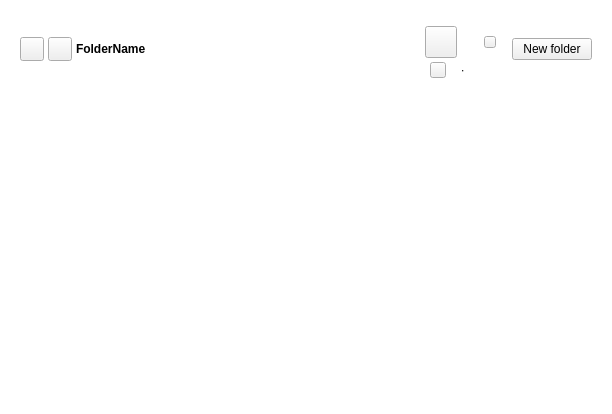
<?xml version="1.0" encoding="UTF-8"?>
<ui version="4.0">
 <class>NodeSelectorTreeViewWidget</class>
 <widget class="QWidget" name="NodeSelectorTreeViewWidget">
  <property name="geometry">
   <rect>
    <x>0</x>
    <y>0</y>
    <width>612</width>
    <height>414</height>
   </rect>
  </property>
  <property name="windowTitle">
   <string notr="true"/>
  </property>
  <property name="styleSheet">
   <string notr="true">#Container
{
background-color: #FFFFFF; /*colorToken.page-background*/
}

QTreeView
{
background-color: #FFFFFF; /*colorToken.page-background*/
color: #303233; /*colorToken.text-primary*/
border: none;
}

#sh_accessContainer
{
border-radius: 4px;
}

#treeViewPage
{
background-color: transparent;
}</string>
  </property>
  <layout class="QVBoxLayout" name="verticalLayout_6">
   <property name="spacing">
    <number>0</number>
   </property>
   <property name="leftMargin">
    <number>0</number>
   </property>
   <property name="topMargin">
    <number>0</number>
   </property>
   <property name="rightMargin">
    <number>0</number>
   </property>
   <property name="bottomMargin">
    <number>0</number>
   </property>
   <item>
    <widget class="QWidget" name="Container" native="true">
     <layout class="QVBoxLayout" name="verticalLayout">
      <property name="spacing">
       <number>0</number>
      </property>
      <property name="leftMargin">
       <number>0</number>
      </property>
      <property name="topMargin">
       <number>0</number>
      </property>
      <property name="rightMargin">
       <number>0</number>
      </property>
      <property name="bottomMargin">
       <number>0</number>
      </property>
      <item>
       <widget class="QWidget" name="header" native="true">
        <property name="minimumSize">
         <size>
          <width>0</width>
          <height>0</height>
         </size>
        </property>
        <property name="maximumSize">
         <size>
          <width>16777215</width>
          <height>16777215</height>
         </size>
        </property>
        <layout class="QHBoxLayout" name="horizontalLayout_2" stretch="0,2,0,0">
         <property name="spacing">
          <number>4</number>
         </property>
         <property name="leftMargin">
          <number>20</number>
         </property>
         <property name="topMargin">
          <number>20</number>
         </property>
         <property name="rightMargin">
          <number>20</number>
         </property>
         <property name="bottomMargin">
          <number>20</number>
         </property>
         <item>
          <widget class="QWidget" name="navigationButtons" native="true">
           <property name="sizePolicy">
            <sizepolicy hsizetype="Fixed" vsizetype="Preferred">
             <horstretch>0</horstretch>
             <verstretch>0</verstretch>
            </sizepolicy>
           </property>
           <layout class="QHBoxLayout" name="horizontalLayout_6">
            <property name="spacing">
             <number>4</number>
            </property>
            <property name="leftMargin">
             <number>0</number>
            </property>
            <property name="topMargin">
             <number>0</number>
            </property>
            <property name="rightMargin">
             <number>0</number>
            </property>
            <property name="bottomMargin">
             <number>0</number>
            </property>
            <item>
             <widget class="TokenizableToolButton" name="bBack">
              <property name="sizePolicy">
               <sizepolicy hsizetype="Fixed" vsizetype="Fixed">
                <horstretch>0</horstretch>
                <verstretch>0</verstretch>
               </sizepolicy>
              </property>
              <property name="minimumSize">
               <size>
                <width>24</width>
                <height>24</height>
               </size>
              </property>
              <property name="maximumSize">
               <size>
                <width>24</width>
                <height>24</height>
               </size>
              </property>
              <property name="cursor">
               <cursorShape>PointingHandCursor</cursorShape>
              </property>
              <property name="text">
               <string notr="true"/>
              </property>
              <property name="icon">
               <iconset resource="../../../gui/Resources_common.qrc">
                <normaloff>:/chevron-left_medium_thin_outline</normaloff>:/chevron-left_medium_thin_outline</iconset>
              </property>
              <property name="iconSize">
               <size>
                <width>24</width>
                <height>24</height>
               </size>
              </property>
              <property name="type" stdset="0">
               <string notr="true">ghost</string>
              </property>
              <property name="disabled_off" stdset="0">
               <string notr="true">icon-disabled</string>
              </property>
             </widget>
            </item>
            <item>
             <widget class="TokenizableToolButton" name="bForward">
              <property name="sizePolicy">
               <sizepolicy hsizetype="Fixed" vsizetype="Fixed">
                <horstretch>0</horstretch>
                <verstretch>0</verstretch>
               </sizepolicy>
              </property>
              <property name="minimumSize">
               <size>
                <width>24</width>
                <height>24</height>
               </size>
              </property>
              <property name="maximumSize">
               <size>
                <width>24</width>
                <height>24</height>
               </size>
              </property>
              <property name="cursor">
               <cursorShape>PointingHandCursor</cursorShape>
              </property>
              <property name="text">
               <string notr="true"/>
              </property>
              <property name="icon">
               <iconset resource="../../../gui/Resources_common.qrc">
                <normaloff>:/chevron-right_medium_thin_outline</normaloff>:/chevron-right_medium_thin_outline</iconset>
              </property>
              <property name="iconSize">
               <size>
                <width>24</width>
                <height>24</height>
               </size>
              </property>
              <property name="type" stdset="0">
               <string notr="true">ghost</string>
              </property>
              <property name="disabled_off" stdset="0">
               <string notr="true">icon-disabled</string>
              </property>
             </widget>
            </item>
           </layout>
          </widget>
         </item>
         <item>
          <widget class="ElidingLabel" name="lFolderName">
           <property name="sizePolicy">
            <sizepolicy hsizetype="Preferred" vsizetype="Preferred">
             <horstretch>0</horstretch>
             <verstretch>0</verstretch>
            </sizepolicy>
           </property>
           <property name="minimumSize">
            <size>
             <width>0</width>
             <height>36</height>
            </size>
           </property>
           <property name="maximumSize">
            <size>
             <width>16777215</width>
             <height>36</height>
            </size>
           </property>
           <property name="font">
            <font>
             <bold>true</bold>
             <strikeout>false</strikeout>
             <kerning>false</kerning>
            </font>
           </property>
           <property name="text">
            <string notr="true">FolderName</string>
           </property>
           <property name="font-size" stdset="0">
            <string notr="true">body-2</string>
           </property>
           <property name="bold" stdset="0">
            <bool>true</bool>
           </property>
          </widget>
         </item>
         <item>
          <widget class="QWidget" name="incomingInfo" native="true">
           <layout class="QVBoxLayout" name="verticalLayout_4">
            <property name="spacing">
             <number>4</number>
            </property>
            <property name="leftMargin">
             <number>0</number>
            </property>
            <property name="topMargin">
             <number>6</number>
            </property>
            <property name="rightMargin">
             <number>0</number>
            </property>
            <property name="bottomMargin">
             <number>0</number>
            </property>
            <item>
             <widget class="QWidget" name="sh_folderNameInfo" native="true">
              <layout class="QHBoxLayout" name="horizontalLayout_5" stretch="0,0,0,0">
               <property name="spacing">
                <number>8</number>
               </property>
               <property name="leftMargin">
                <number>0</number>
               </property>
               <property name="topMargin">
                <number>0</number>
               </property>
               <property name="rightMargin">
                <number>0</number>
               </property>
               <property name="bottomMargin">
                <number>0</number>
               </property>
               <item>
                <widget class="IconLabel" name="sh_folderIcon">
                 <property name="minimumSize">
                  <size>
                   <width>32</width>
                   <height>32</height>
                  </size>
                 </property>
                 <property name="maximumSize">
                  <size>
                   <width>32</width>
                   <height>32</height>
                  </size>
                 </property>
                 <property name="text">
                  <string notr="true"/>
                 </property>
                 <property name="iconSize">
                  <size>
                   <width>32</width>
                   <height>32</height>
                  </size>
                 </property>
                </widget>
               </item>
               <item>
                <widget class="ElidingLabel" name="sh_folderName">
                 <property name="text">
                  <string notr="true"/>
                 </property>
                </widget>
               </item>
               <item>
                <widget class="QWidget" name="sh_accessContainer" native="true">
                 <property name="sizePolicy">
                  <sizepolicy hsizetype="Fixed" vsizetype="Preferred">
                   <horstretch>0</horstretch>
                   <verstretch>0</verstretch>
                  </sizepolicy>
                 </property>
                 <property name="minimumSize">
                  <size>
                   <width>0</width>
                   <height>18</height>
                  </size>
                 </property>
                 <property name="maximumSize">
                  <size>
                   <width>16777215</width>
                   <height>18</height>
                  </size>
                 </property>
                 <property name="styleSheet">
                  <string notr="true">#sh_accessContainer[access = &quot;2&quot;]
{
background-color: #CFFCDB; /*colorToken.notification-success*/
color: #007C3E; /*colorToken.text-success*/
}

#sh_accessContainer[access = &quot;1&quot;]
{
background-color: #DFF4FE; /*colorToken.notification-info*/
color: #0078A4; /*colorToken.text-info*/
}

#sh_accessContainer[access = &quot;0&quot;]
{
background-color: #E4E4E5; /*colorToken.surface-3*/
color: #616366; /*colorToken.text-secondary*/
}</string>
                 </property>
                 <layout class="QHBoxLayout" name="horizontalLayout_7">
                  <property name="spacing">
                   <number>1</number>
                  </property>
                  <property name="leftMargin">
                   <number>4</number>
                  </property>
                  <property name="topMargin">
                   <number>3</number>
                  </property>
                  <property name="rightMargin">
                   <number>4</number>
                  </property>
                  <property name="bottomMargin">
                   <number>3</number>
                  </property>
                  <item>
                   <widget class="IconLabel" name="sh_accessIcon">
                    <property name="minimumSize">
                     <size>
                      <width>12</width>
                      <height>12</height>
                     </size>
                    </property>
                    <property name="maximumSize">
                     <size>
                      <width>12</width>
                      <height>12</height>
                     </size>
                    </property>
                    <property name="text">
                     <string notr="true"/>
                    </property>
                    <property name="icon">
                     <iconset resource="../../../gui/Resources_common.qrc">
                      <normaloff>:/star_small_thin_outline</normaloff>:/star_small_thin_outline</iconset>
                    </property>
                    <property name="iconSize">
                     <size>
                      <width>12</width>
                      <height>12</height>
                     </size>
                    </property>
                    <property name="normal_off" stdset="0">
                     <string notr="true">text-success</string>
                    </property>
                   </widget>
                  </item>
                  <item>
                   <widget class="QLabel" name="sh_accessLabel">
                    <property name="sizePolicy">
                     <sizepolicy hsizetype="Fixed" vsizetype="Preferred">
                      <horstretch>0</horstretch>
                      <verstretch>0</verstretch>
                     </sizepolicy>
                    </property>
                    <property name="text">
                     <string notr="true"/>
                    </property>
                    <property name="font-size" stdset="0">
                     <string notr="true">caption</string>
                    </property>
                   </widget>
                  </item>
                 </layout>
                </widget>
               </item>
               <item>
                <spacer name="horizontalSpacer_7">
                 <property name="orientation">
                  <enum>Qt::Horizontal</enum>
                 </property>
                 <property name="sizeHint" stdset="0">
                  <size>
                   <width>0</width>
                   <height>0</height>
                  </size>
                 </property>
                </spacer>
               </item>
              </layout>
             </widget>
            </item>
            <item>
             <widget class="QWidget" name="shareeInfo" native="true">
              <property name="minimumSize">
               <size>
                <width>0</width>
                <height>0</height>
               </size>
              </property>
              <layout class="QHBoxLayout" name="horizontalLayout_4">
               <property name="spacing">
                <number>4</number>
               </property>
               <property name="leftMargin">
                <number>5</number>
               </property>
               <property name="topMargin">
                <number>0</number>
               </property>
               <property name="rightMargin">
                <number>0</number>
               </property>
               <property name="bottomMargin">
                <number>0</number>
               </property>
               <item alignment="Qt::AlignLeft">
                <widget class="IconLabel" name="sh_userIcon">
                 <property name="minimumSize">
                  <size>
                   <width>16</width>
                   <height>16</height>
                  </size>
                 </property>
                 <property name="maximumSize">
                  <size>
                   <width>16</width>
                   <height>16</height>
                  </size>
                 </property>
                 <property name="text">
                  <string notr="true"/>
                 </property>
                </widget>
               </item>
               <item>
                <widget class="ElidingLabel" name="sh_userName">
                 <property name="text">
                  <string notr="true"/>
                 </property>
                 <property name="font-size" stdset="0">
                  <string notr="true">caption</string>
                 </property>
                 <property name="semibold" stdset="0">
                  <bool>true</bool>
                 </property>
                </widget>
               </item>
               <item>
                <widget class="QLabel" name="sh_separator">
                 <property name="text">
                  <string notr="true">∙</string>
                 </property>
                 <property name="font-size" stdset="0">
                  <string notr="true">caption</string>
                 </property>
                </widget>
               </item>
               <item alignment="Qt::AlignLeft">
                <widget class="QLabel" name="sh_userEmail">
                 <property name="text">
                  <string notr="true"/>
                 </property>
                 <property name="font-size" stdset="0">
                  <string notr="true">caption</string>
                 </property>
                </widget>
               </item>
               <item>
                <spacer name="horizontalSpacer_5">
                 <property name="orientation">
                  <enum>Qt::Horizontal</enum>
                 </property>
                 <property name="sizeHint" stdset="0">
                  <size>
                   <width>0</width>
                   <height>0</height>
                  </size>
                 </property>
                </spacer>
               </item>
              </layout>
             </widget>
            </item>
           </layout>
          </widget>
         </item>
         <item>
          <widget class="QWidget" name="customButtonsContainer" native="true">
           <property name="sizePolicy">
            <sizepolicy hsizetype="Preferred" vsizetype="Preferred">
             <horstretch>0</horstretch>
             <verstretch>0</verstretch>
            </sizepolicy>
           </property>
           <layout class="QHBoxLayout" name="customButtonsLayout">
            <property name="spacing">
             <number>0</number>
            </property>
            <property name="leftMargin">
             <number>0</number>
            </property>
            <property name="topMargin">
             <number>0</number>
            </property>
            <property name="rightMargin">
             <number>0</number>
            </property>
            <property name="bottomMargin">
             <number>0</number>
            </property>
            <item>
             <widget class="TokenizableButton" name="bNewFolder">
              <property name="sizePolicy">
               <sizepolicy hsizetype="Fixed" vsizetype="Fixed">
                <horstretch>0</horstretch>
                <verstretch>0</verstretch>
               </sizepolicy>
              </property>
              <property name="cursor">
               <cursorShape>PointingHandCursor</cursorShape>
              </property>
              <property name="text">
               <string>New folder</string>
              </property>
              <property name="icon">
               <iconset resource="../../../gui/Resources_common.qrc">
                <normaloff>:/folder-plus-01_small_thin_outline</normaloff>:/folder-plus-01_small_thin_outline</iconset>
              </property>
              <property name="iconSize">
               <size>
                <width>16</width>
                <height>16</height>
               </size>
              </property>
              <property name="type" stdset="0">
               <string notr="true">ghost</string>
              </property>
              <property name="dimension" stdset="0">
               <string notr="true">small</string>
              </property>
             </widget>
            </item>
           </layout>
          </widget>
         </item>
        </layout>
       </widget>
      </item>
      <item>
       <widget class="QWidget" name="searchButtonsWidget" native="true">
        <property name="minimumSize">
         <size>
          <width>0</width>
          <height>40</height>
         </size>
        </property>
        <property name="maximumSize">
         <size>
          <width>16777215</width>
          <height>40</height>
         </size>
        </property>
        <layout class="QHBoxLayout" name="horizontalLayout_3" stretch="0,0,0,0,1">
         <property name="spacing">
          <number>8</number>
         </property>
         <property name="leftMargin">
          <number>20</number>
         </property>
         <property name="topMargin">
          <number>0</number>
         </property>
         <property name="bottomMargin">
          <number>16</number>
         </property>
         <item>
          <widget class="TabSelector" name="cloudDriveSearch" native="true">
           <property name="maximumSize">
            <size>
             <width>16777215</width>
             <height>16777215</height>
            </size>
           </property>
           <property name="class" stdset="0">
            <string notr="true">chip</string>
           </property>
           <property name="icon" stdset="0">
            <iconset resource="../../../gui/Resources_common.qrc">
             <normaloff>:/cloud_small_thin_outline</normaloff>
             <normalon>:/cloud_small_thin_solid</normalon>:/cloud_small_thin_outline</iconset>
           </property>
          </widget>
         </item>
         <item>
          <widget class="TabSelector" name="backupsSearch" native="true">
           <property name="maximumSize">
            <size>
             <width>16777215</width>
             <height>16777215</height>
            </size>
           </property>
           <property name="class" stdset="0">
            <string notr="true">chip</string>
           </property>
           <property name="icon" stdset="0">
            <iconset resource="../../../gui/Resources_common.qrc">
             <normaloff>:/devices_small_thin_outline</normaloff>
             <normalon>:/devices_small_thin_solid</normalon>:/devices_small_thin_outline</iconset>
           </property>
          </widget>
         </item>
         <item>
          <widget class="TabSelector" name="incomingSharesSearch" native="true">
           <property name="maximumSize">
            <size>
             <width>16777215</width>
             <height>16777215</height>
            </size>
           </property>
           <property name="class" stdset="0">
            <string notr="true">chip</string>
           </property>
           <property name="icon" stdset="0">
            <iconset resource="../../../gui/Resources_common.qrc">
             <normaloff>:/folder-users_small_thin_outline</normaloff>
             <normalon>:/folder-users_small_thin_solid</normalon>:/folder-users_small_thin_outline</iconset>
           </property>
          </widget>
         </item>
         <item>
          <widget class="TabSelector" name="rubbishSearch" native="true">
           <property name="maximumSize">
            <size>
             <width>16777215</width>
             <height>16777215</height>
            </size>
           </property>
           <property name="class" stdset="0">
            <string notr="true">chip</string>
           </property>
           <property name="icon" stdset="0">
            <iconset resource="../../../gui/Resources_common.qrc">
             <normaloff>:/trash_small_thin_outline</normaloff>
             <normalon>:/trash_small_thin_solid</normalon>:/trash_small_thin_outline</iconset>
           </property>
          </widget>
         </item>
         <item>
          <spacer name="horizontalSpacer_2">
           <property name="orientation">
            <enum>Qt::Horizontal</enum>
           </property>
           <property name="sizeHint" stdset="0">
            <size>
             <width>0</width>
             <height>0</height>
            </size>
           </property>
          </spacer>
         </item>
        </layout>
       </widget>
      </item>
      <item>
       <widget class="QStackedWidget" name="stackedWidget">
        <property name="currentIndex">
         <number>0</number>
        </property>
        <widget class="QWidget" name="treeViewPage">
         <layout class="QVBoxLayout" name="verticalLayout_2">
          <property name="spacing">
           <number>0</number>
          </property>
          <property name="leftMargin">
           <number>12</number>
          </property>
          <property name="topMargin">
           <number>0</number>
          </property>
          <property name="rightMargin">
           <number>1</number>
          </property>
          <property name="bottomMargin">
           <number>0</number>
          </property>
          <item>
           <widget class="NodeSelectorTreeView" name="tMegaFolders">
            <property name="font">
             <font>
              <family>SF Pro Display</family>
              <bold>false</bold>
             </font>
            </property>
            <property name="focusPolicy">
             <enum>Qt::StrongFocus</enum>
            </property>
            <property name="frameShape">
             <enum>QFrame::StyledPanel</enum>
            </property>
            <property name="frameShadow">
             <enum>QFrame::Plain</enum>
            </property>
            <property name="alternatingRowColors">
             <bool>false</bool>
            </property>
            <property name="selectionMode">
             <enum>QAbstractItemView::SingleSelection</enum>
            </property>
            <property name="iconSize">
             <size>
              <width>24</width>
              <height>24</height>
             </size>
            </property>
            <property name="autoExpandDelay">
             <number>-1</number>
            </property>
            <property name="indentation">
             <number>18</number>
            </property>
            <property name="uniformRowHeights">
             <bool>true</bool>
            </property>
            <property name="animated">
             <bool>true</bool>
            </property>
            <property name="allColumnsShowFocus">
             <bool>false</bool>
            </property>
            <property name="expandsOnDoubleClick">
             <bool>false</bool>
            </property>
            <attribute name="headerMinimumSectionSize">
             <number>35</number>
            </attribute>
            <attribute name="headerDefaultSectionSize">
             <number>35</number>
            </attribute>
           </widget>
          </item>
         </layout>
        </widget>
        <widget class="QWidget" name="emptyPage">
         <property name="acceptDrops">
          <bool>true</bool>
         </property>
         <layout class="QVBoxLayout" name="verticalLayout_3">
          <property name="leftMargin">
           <number>0</number>
          </property>
          <property name="topMargin">
           <number>0</number>
          </property>
          <property name="rightMargin">
           <number>0</number>
          </property>
          <property name="bottomMargin">
           <number>0</number>
          </property>
          <item>
           <widget class="QFrame" name="frame">
            <property name="frameShape">
             <enum>QFrame::NoFrame</enum>
            </property>
            <property name="frameShadow">
             <enum>QFrame::Plain</enum>
            </property>
            <property name="lineWidth">
             <number>0</number>
            </property>
            <layout class="QGridLayout" name="gridLayout">
             <property name="leftMargin">
              <number>0</number>
             </property>
             <property name="topMargin">
              <number>0</number>
             </property>
             <property name="rightMargin">
              <number>0</number>
             </property>
             <property name="bottomMargin">
              <number>0</number>
             </property>
             <property name="verticalSpacing">
              <number>24</number>
             </property>
             <item row="1" column="0">
              <spacer name="horizontalSpacer_3">
               <property name="orientation">
                <enum>Qt::Horizontal</enum>
               </property>
               <property name="sizeHint" stdset="0">
                <size>
                 <width>0</width>
                 <height>0</height>
                </size>
               </property>
              </spacer>
             </item>
             <item row="1" column="2">
              <spacer name="horizontalSpacer_6">
               <property name="orientation">
                <enum>Qt::Horizontal</enum>
               </property>
               <property name="sizeHint" stdset="0">
                <size>
                 <width>0</width>
                 <height>0</height>
                </size>
               </property>
              </spacer>
             </item>
             <item row="1" column="1" alignment="Qt::AlignHCenter">
              <widget class="IconLabel" name="emptyIcon">
               <property name="minimumSize">
                <size>
                 <width>96</width>
                 <height>96</height>
                </size>
               </property>
               <property name="maximumSize">
                <size>
                 <width>96</width>
                 <height>96</height>
                </size>
               </property>
               <property name="text">
                <string notr="true"/>
               </property>
               <property name="icon">
                <iconset resource="../../../gui/Resources_common.qrc">
                 <normaloff>:/search_small_thin_outline</normaloff>:/search_small_thin_outline</iconset>
               </property>
               <property name="iconSize">
                <size>
                 <width>96</width>
                 <height>96</height>
                </size>
               </property>
               <property name="normal_off" stdset="0">
                <string notr="true">icon-secondary</string>
               </property>
              </widget>
             </item>
             <item row="3" column="1">
              <spacer name="verticalSpacer_2">
               <property name="orientation">
                <enum>Qt::Vertical</enum>
               </property>
               <property name="sizeHint" stdset="0">
                <size>
                 <width>0</width>
                 <height>0</height>
                </size>
               </property>
              </spacer>
             </item>
             <item row="2" column="1">
              <widget class="QWidget" name="textEmptyInfo" native="true">
               <property name="sizePolicy">
                <sizepolicy hsizetype="Preferred" vsizetype="Preferred">
                 <horstretch>0</horstretch>
                 <verstretch>0</verstretch>
                </sizepolicy>
               </property>
               <property name="minimumSize">
                <size>
                 <width>0</width>
                 <height>0</height>
                </size>
               </property>
               <layout class="QVBoxLayout" name="verticalLayout_7">
                <property name="spacing">
                 <number>8</number>
                </property>
                <property name="leftMargin">
                 <number>0</number>
                </property>
                <property name="topMargin">
                 <number>0</number>
                </property>
                <property name="rightMargin">
                 <number>0</number>
                </property>
                <property name="bottomMargin">
                 <number>0</number>
                </property>
                <item>
                 <widget class="QLabel" name="titleEmptyLabel">
                  <property name="text">
                   <string notr="true"/>
                  </property>
                  <property name="alignment">
                   <set>Qt::AlignCenter</set>
                  </property>
                  <property name="bold" stdset="0">
                   <bool>true</bool>
                  </property>
                 </widget>
                </item>
                <item>
                 <widget class="QLabel" name="descriptionEmptyLabel">
                  <property name="minimumSize">
                   <size>
                    <width>0</width>
                    <height>0</height>
                   </size>
                  </property>
                  <property name="maximumSize">
                   <size>
                    <width>16777215</width>
                    <height>16777215</height>
                   </size>
                  </property>
                  <property name="text">
                   <string notr="true"/>
                  </property>
                  <property name="alignment">
                   <set>Qt::AlignCenter</set>
                  </property>
                  <property name="wordWrap">
                   <bool>true</bool>
                  </property>
                  <property name="type" stdset="0">
                   <string notr="true">secondary</string>
                  </property>
                  <property name="regular" stdset="0">
                   <bool>false</bool>
                  </property>
                 </widget>
                </item>
               </layout>
              </widget>
             </item>
             <item row="0" column="1">
              <spacer name="verticalSpacer">
               <property name="orientation">
                <enum>Qt::Vertical</enum>
               </property>
               <property name="sizeHint" stdset="0">
                <size>
                 <width>0</width>
                 <height>0</height>
                </size>
               </property>
              </spacer>
             </item>
            </layout>
           </widget>
          </item>
         </layout>
        </widget>
        <widget class="QWidget" name="emptyFolderPage">
         <property name="acceptDrops">
          <bool>true</bool>
         </property>
         <layout class="QVBoxLayout" name="emptyFolderVerticalLayout">
          <property name="leftMargin">
           <number>0</number>
          </property>
          <property name="topMargin">
           <number>0</number>
          </property>
          <property name="rightMargin">
           <number>0</number>
          </property>
          <property name="bottomMargin">
           <number>0</number>
          </property>
          <item>
           <widget class="QFrame" name="emptyFolderFrame">
            <property name="frameShape">
             <enum>QFrame::NoFrame</enum>
            </property>
            <property name="frameShadow">
             <enum>QFrame::Plain</enum>
            </property>
            <property name="lineWidth">
             <number>0</number>
            </property>
            <layout class="QGridLayout" name="emptyFolderGridLayout">
             <property name="leftMargin">
              <number>0</number>
             </property>
             <property name="topMargin">
              <number>0</number>
             </property>
             <property name="rightMargin">
              <number>0</number>
             </property>
             <property name="bottomMargin">
              <number>0</number>
             </property>
             <item row="1" column="0">
              <spacer name="emptyFolderHorizontalSpacer_1">
               <property name="orientation">
                <enum>Qt::Horizontal</enum>
               </property>
               <property name="sizeHint" stdset="0">
                <size>
                 <width>0</width>
                 <height>0</height>
                </size>
               </property>
              </spacer>
             </item>
             <item row="1" column="2">
              <spacer name="emptyFolderHorizontalSpacer_2">
               <property name="orientation">
                <enum>Qt::Horizontal</enum>
               </property>
               <property name="sizeHint" stdset="0">
                <size>
                 <width>0</width>
                 <height>0</height>
                </size>
               </property>
              </spacer>
             </item>
             <item row="1" column="1" alignment="Qt::AlignHCenter">
              <widget class="IconLabel" name="emptyFolderIcon">
               <property name="minimumSize">
                <size>
                 <width>96</width>
                 <height>96</height>
                </size>
               </property>
               <property name="maximumSize">
                <size>
                 <width>96</width>
                 <height>96</height>
                </size>
               </property>
               <property name="text">
                <string notr="true"/>
               </property>
               <property name="icon">
                <iconset resource="../../../gui/Resources_light.qrc">
                 <normaloff>:/folder_small_thin</normaloff>:/folder_small_thin</iconset>
               </property>
               <property name="iconSize">
                <size>
                 <width>96</width>
                 <height>96</height>
                </size>
               </property>
               <property name="normal_off" stdset="0">
                <string notr="true">icon-secondary</string>
               </property>
              </widget>
             </item>
             <item row="3" column="1">
              <spacer name="emptyFolderVerticalSpacer_1">
               <property name="orientation">
                <enum>Qt::Vertical</enum>
               </property>
               <property name="sizeHint" stdset="0">
                <size>
                 <width>0</width>
                 <height>0</height>
                </size>
               </property>
              </spacer>
             </item>
             <item row="2" column="1">
              <widget class="QWidget" name="textEmptyFolderInfo" native="true">
               <property name="sizePolicy">
                <sizepolicy hsizetype="Expanding" vsizetype="Preferred">
                 <horstretch>0</horstretch>
                 <verstretch>0</verstretch>
                </sizepolicy>
               </property>
               <property name="minimumSize">
                <size>
                 <width>0</width>
                 <height>0</height>
                </size>
               </property>
               <layout class="QVBoxLayout" name="emptyFolderVerticalLayout_7">
                <property name="spacing">
                 <number>8</number>
                </property>
                <property name="leftMargin">
                 <number>0</number>
                </property>
                <property name="topMargin">
                 <number>0</number>
                </property>
                <property name="rightMargin">
                 <number>0</number>
                </property>
                <property name="bottomMargin">
                 <number>0</number>
                </property>
                <item>
                 <widget class="QLabel" name="titleEmptyFolderLabel">
                  <property name="visible">
                   <bool>false</bool>
                  </property>
                  <property name="text">
                   <string/>
                  </property>
                  <property name="alignment">
                   <set>Qt::AlignCenter</set>
                  </property>
                  <property name="font-size" stdset="0">
                   <string notr="true">label-1</string>
                  </property>
                  <property name="bold" stdset="0">
                   <bool>true</bool>
                  </property>
                 </widget>
                </item>
                <item>
                 <widget class="QLabel" name="descriptionEmptyFolderLabel">
                  <property name="minimumSize">
                   <size>
                    <width>0</width>
                    <height>0</height>
                   </size>
                  </property>
                  <property name="maximumSize">
                   <size>
                    <width>16777215</width>
                    <height>16777215</height>
                   </size>
                  </property>
                  <property name="text">
                   <string>Folder is empty</string>
                  </property>
                  <property name="alignment">
                   <set>Qt::AlignCenter</set>
                  </property>
                  <property name="wordWrap">
                   <bool>true</bool>
                  </property>
                  <property name="font-size" stdset="0">
                   <string notr="true">label-2</string>
                  </property>
                  <property name="type" stdset="0">
                   <string notr="true">secondary</string>
                  </property>
                  <property name="regular" stdset="0">
                   <bool>true</bool>
                  </property>
                 </widget>
                </item>
               </layout>
              </widget>
             </item>
             <item row="0" column="1">
              <spacer name="emptyFolderVerticalSpacer">
               <property name="orientation">
                <enum>Qt::Vertical</enum>
               </property>
               <property name="sizeHint" stdset="0">
                <size>
                 <width>0</width>
                 <height>0</height>
                </size>
               </property>
              </spacer>
             </item>
            </layout>
           </widget>
          </item>
         </layout>
        </widget>
       </widget>
      </item>
     </layout>
    </widget>
   </item>
  </layout>
 </widget>
 <customwidgets>
  <customwidget>
   <class>TokenizableButton</class>
   <extends>QPushButton</extends>
   <header>tokenizer/TokenizableItems/TokenizableButtons.h</header>
  </customwidget>
  <customwidget>
   <class>TokenizableToolButton</class>
   <extends>QToolButton</extends>
   <header>tokenizer/TokenizableItems/TokenizableButtons.h </header>
  </customwidget>
  <customwidget>
   <class>IconLabel</class>
   <extends>QToolButton</extends>
   <header>tokenizer/TokenizableItems/IconLabel.h</header>
  </customwidget>
  <customwidget>
   <class>TabSelector</class>
   <extends>QWidget</extends>
   <header>TabSelector.h</header>
   <container>1</container>
  </customwidget>
  <customwidget>
   <class>NodeSelectorTreeView</class>
   <extends>QTreeView</extends>
   <header>node_selector/gui/NodeSelectorTreeView.h</header>
  </customwidget>
  <customwidget>
   <class>ElidingLabel</class>
   <extends>QLabel</extends>
   <header>gui/ElidedLabel.h</header>
  </customwidget>
 </customwidgets>
 <resources>
  <include location="../../../gui/Resources_common.qrc"/>
  <include location="../../../gui/Resources_light.qrc"/>
 </resources>
 <connections/>
</ui>
